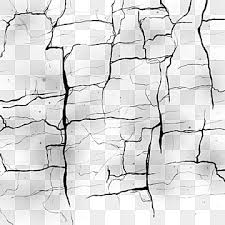
#> input picture uploads/images.jpg, 225 x 225 px
$ python -i processing.py   (imports and definitions only)
#> lines starting #> are read from the running program, lines starting #| are printed output that depends on the picture; after the words box and inside, x2 and y2 are one past the last pixel; in counts of white or black regions, pixels touching at a corner belong together
import cv2
import numpy as np

def detect_defects(input_path, out_path):
#> called with input_path = 'uploads/images.jpg', out_path = 'out.png'
    img = cv2.imread(input_path)
#> img is the input picture: shape (225, 225, 3); min 0, max 255, mean 219.1
    if img is None:
        raise ValueError("Image not found")

    # Convert to grayscale and blur
    gray = cv2.cvtColor(img, cv2.COLOR_BGR2GRAY)
    blur = cv2.GaussianBlur(gray, (5, 5), 0)
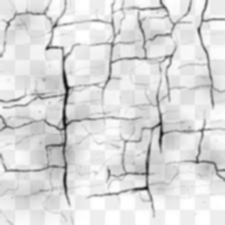
#> blur: shape (225, 225); min 20, max 255, mean 219.1

    # Edge detection
    edges = cv2.Canny(blur, 50, 150)
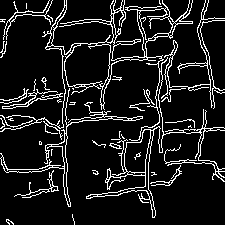
#> edges: shape (225, 225); 11% white in thin lines or dots

    # Morphological closing to connect broken edges
    kernel = np.ones((3,3), np.uint8)
    closed = cv2.morphologyEx(edges, cv2.MORPH_CLOSE, kernel, iterations=2)
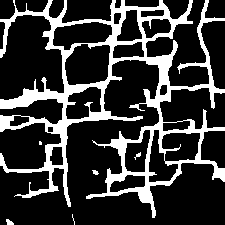
#> closed: shape (225, 225); 21.7% white; 6 white regions (2 under 20 px)

    # Find contours
    contours, _ = cv2.findContours(closed, cv2.RETR_EXTERNAL, cv2.CHAIN_APPROX_SIMPLE)
#> contours = 5 contours, 3 with area under 20; largest, box (x1, y1, x2, y2) and area: (0, 0, 225, 218) 17526, (6, 219, 14, 225) 22
    defect_count = 0
    for c in contours:
        area = cv2.contourArea(c)
        if area < 150:  # ignore tiny noise
            continue
        defect_count += 1
        x, y, w, h = cv2.boundingRect(c)
        cv2.rectangle(img, (x,y), (x+w,y+h), (0,255,0), 2)
#> this loop made 5 passes
#> area on pass 1: 22.5
#> (area, defect_count, x, y, w, h) on pass 5: (17525.5, 1, 0, 0, 225, 218)
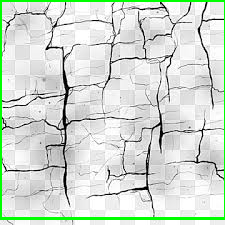
#> img: shape (225, 225, 3); 3.5% of pixels changed, all inside (x1, y1, x2, y2) = (0, 0, 225, 220)
#> after the loop, defect_count = 1

    # Combine original and processed image side by side
    result = np.hstack((cv2.imread(input_path), img))
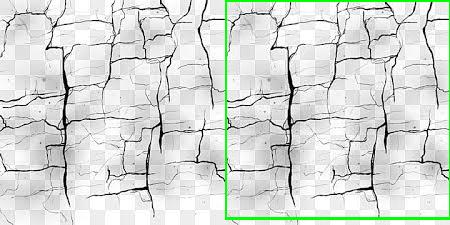
#> result: shape (225, 450, 3); mean B, G, R 215, 219.4, 215
    cv2.imwrite(out_path, result)

    return defect_count

>>> result = detect_defects('uploads/images.jpg', 'out.png')
#> result = 1

$ run again, on uploads/download.jpg
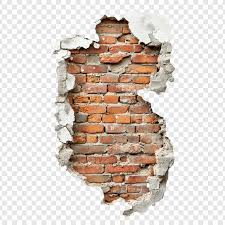
#> input picture uploads/download.jpg, 225 x 225 px
#> in detect_defects, img is the input picture: shape (225, 225, 3); mean B, G, R 198.2, 206.1, 217.2
#> edges: shape (225, 225); 9.5% white in thin lines or dots, all inside (x1, y1, x2, y2) = (50, 15, 176, 216)
#> closed: shape (225, 225); 24.3% white; 1 white region
#> contours = 1 contour; box (x1, y1, x2, y2) and area: (50, 15, 176, 216) 17601
#> the loop in detect_defects, `for c in contours:` made 1 pass
#> (area, defect_count, x, y, w, h) on pass 1: (17601, 1, 50, 15, 126, 201)
#> after the loop in detect_defects, `for c in contours:`:
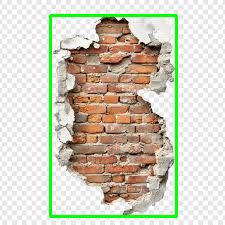
#> img: shape (225, 225, 3); 3.87% of pixels changed, all inside (x1, y1, x2, y2) = (49, 14, 178, 218)
#> after the loop in detect_defects, `for c in contours:`: defect_count = 1
#> in detect_defects, `result = np.hstack((cv2.imread(input_path), img))`:
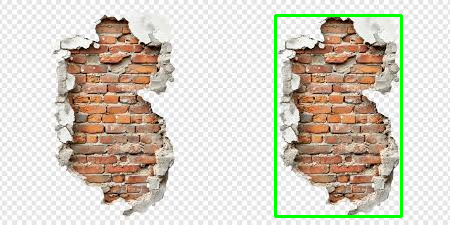
#> result: shape (225, 450, 3); mean B, G, R 193.5, 206.4, 212.5
